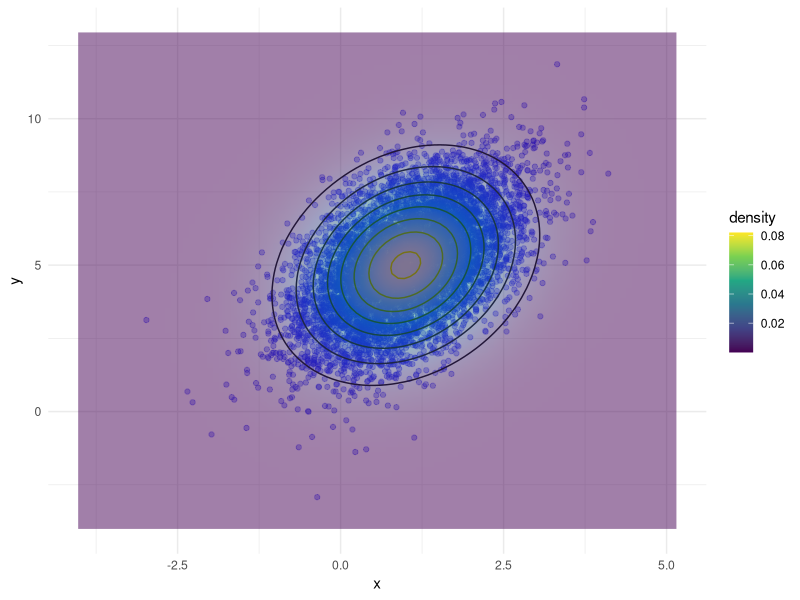
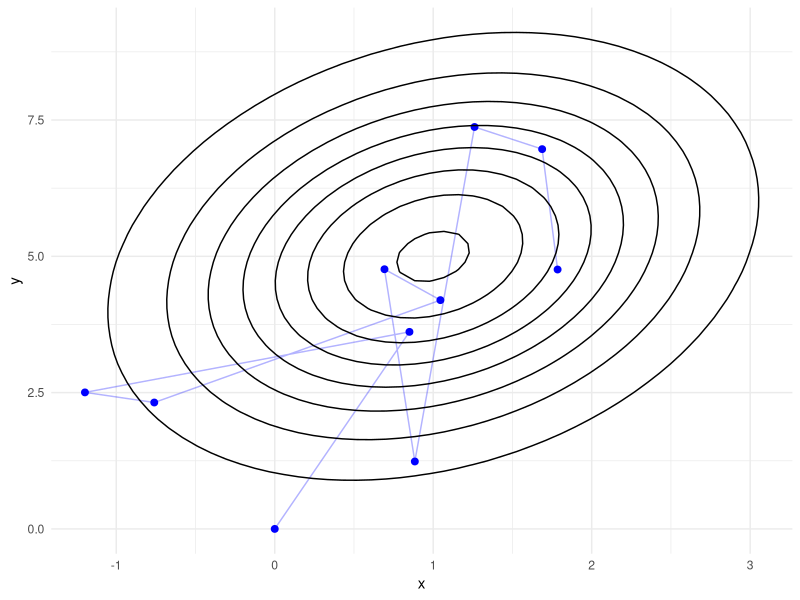

Generate these figures, in order, with R:
## ---- chunk 1
library(tidyverse)
## ---- chunk 2
gibbs_bivariate = function(x0, n = 1000,
                           mu = c(1, 5), rho = 0.5, 
                           sigma1 = 1, sigma2 = 2){
  x1 = x0[1]
  x2 = x0[2]
  mu1 = mu[1]
  mu2 = mu[2]
  
  x = matrix(NA, nrow = n, ncol = 2)
  for(i in 1:n){
    x[i,] = c(x1,x2)
    
    x1 = rnorm(1, mean = mu1 + rho * sigma1/sigma2 * (x2-mu2), 
               sd = sigma1 * sqrt(1-rho))
    x2 = rnorm(1, mean = mu2 + rho * sigma2/sigma1 * (x1-mu1), 
               sd = sigma2 * sqrt(1-rho))
  }
  colnames(x) = c("x1", "x2")
  return(x)
}
## ---- chunk 3
set.seed(21433)
gibbs_x = gibbs_bivariate(c(0,0), n = 10000)

colMeans(gibbs_x[1:100,])
colMeans(gibbs_x)
## ---- chunk 4
df = as_tibble(gibbs_x) %>%
  mutate(iteration = row_number()) %>%
  filter(iteration >1000) 


set.seed(223)
rho <- 0.5
mu <- c(1, 5)
Sigma <- matrix(c(1, rho, rho, 4), 2, 2)

# Create a grid to evaluate the true density
x_seq <- seq(min(df$x1) - 1, max(df$x1) + 1, length.out = 100)
y_seq <- seq(min(df$x2) - 1, max(df$x2) + 1, length.out = 100)
grid <- expand.grid(x = x_seq, y = y_seq)

# Add true bivariate normal density values
grid$density <- mvtnorm::dmvnorm(grid, mean = mu, sigma = Sigma)

# Plot: real data points + true density contours and fill
ggplot(df, aes(x = x, y = y)) +
  geom_point(aes(x = x1, y = x2), alpha = 0.3, color = "blue") +  # real data
  geom_contour(data = grid, aes(z = density), color = "black") +  # true contours
  geom_raster(data = grid, aes(x = x, y = y, fill = density), alpha = 0.5, interpolate = TRUE) +
  scale_fill_viridis_c() +
  theme_minimal() 
## ---- chunk 5
as_tibble(gibbs_x) %>%
  mutate(iteration = row_number()) %>%
  filter(iteration <= 10) %>%
  ggplot(aes(x = x, y = y)) +
  geom_point(aes(x = x1, y = x2),  color = "blue", size = 2) +  # real data
  geom_path(aes(x = x1, y = x2), alpha = 0.3, color = "blue") +  # real data
  geom_contour(data = grid, aes(z = density), color = "black") +  # true contours
  theme_minimal() 
